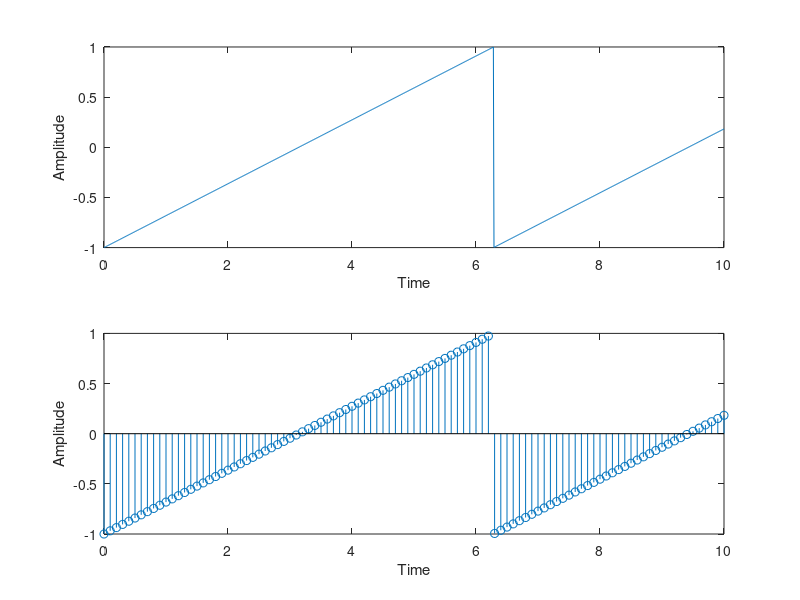

The MATLAB script that drew this image:
clc;
clear all;
close all;
t=0:0.01:10;	
t1=0:0.1:10;
x=sawtooth(t);
subplot(2,1,1);
plot(t,x);
xlabel('Time')
ylabel('Amplitude')
x1=sawtooth(t1);
subplot(2,1,2);
stem(t1,x1);
xlabel('Time')
ylabel('Amplitude')
